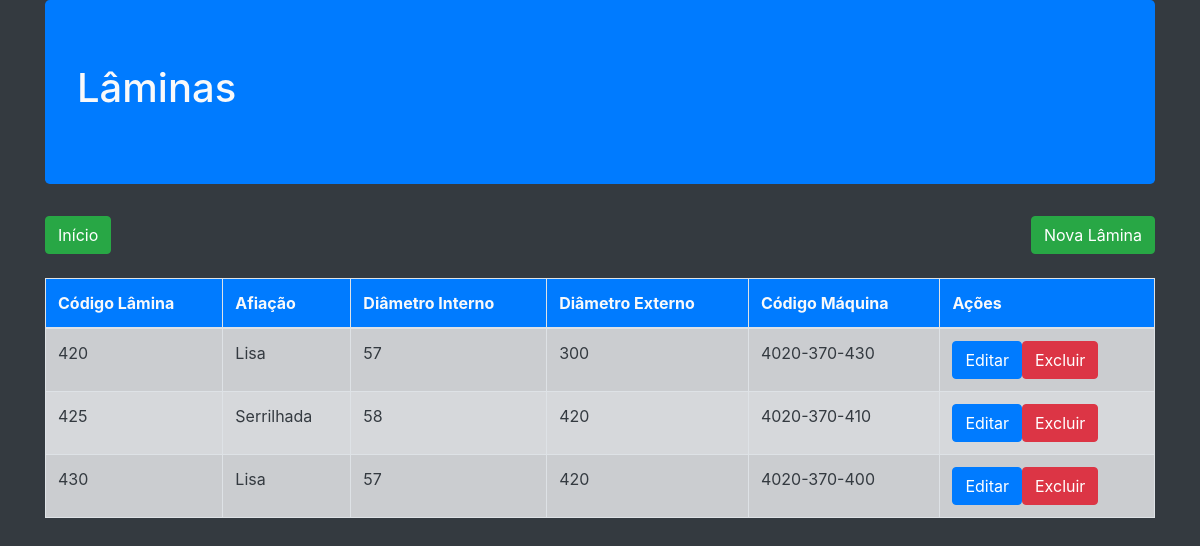
The page /Laminas/ListaLamina.php on the database its author committed.
### tables this page shows
CREATE TABLE `lamina` (
  `cod_lamina` int(11) NOT NULL,
  `afiacao` varchar(50) NOT NULL,
  `diam_externo` varchar(10) NOT NULL,
  `diam_interno` varchar(10) NOT NULL,
  `cod_maq` varchar(20) NOT NULL
);

### Vendedor/App/Db/Conexao.class.php (called while the page is built, shortened)
<?php
class Conexao{
private $table;
private $connection;
public function __construct($table=null)
{
    $this->table= $table;
}
private function Conexao(){
    $username='root';
    $password='';
   try{
        $this->connection= new PDO ('mysql:host=localhost;dbname=cadastro_maquinas',$username, $password);
        $this->connection->setAttribute(PDO::ATTR_ERRMODE,PDO::ERRMODE_EXCEPTION);
    }catch(PDOException $e){
        die('ERROR:'.$e->getMessage());
}
}
public function execute($query,$params=[]){
    try{
        $statement = $this->connection->prepare($query);
        $statement->execute($params);
        return $statement;
    }catch(PDOException $e){
        die('ERROR:'.$e->getMessage());
    }
}
public function select($where=null,$order=null,$limit=null,$fields='*'){
    $where= strlen($where)?'WHERE '.$where:'';
    $order= strlen($order)?'ORDER BY '.$order:'';
    $limit= strlen($limit)?'LIMIT '.$limit:'';
    $query='SELECT '.$fields.' FROM '.$this->table.' '.$where.' '.$order.' '.$limit;
    return $this->execute($query);
}
}
?>

### Vendedor/App/Entity/Lamina.class.php (called while the page is built, shortened)
<?php
require_once ('../Vendedor/App/Db/Conexao.class.php');
class Lamina{
public static function getLaminas($where=null,$order=null,$limit=null,$fields='*'){
return (new Conexao('lamina'))->select($where,$order,$limit,$fields)
                                ->fetchAll(PDO::FETCH_CLASS,self::class);
}
}
?>

### Laminas/ListaLamina.php (the view, shortened to what this page needs)
<?php
require ('../Vendedor/App/Entity/Lamina.class.php');
$laminas = Lamina:: getLaminas();
$imprime='';
foreach ($laminas as $lamina){
    $imprime.= '<tr>
    <td>'.$lamina->cod_lamina.'</td>
    <td>'.$lamina->afiacao.'</td>
    <td>'.$lamina->diam_interno.'</td>
    <td>'.$lamina->diam_externo.'</td>
    <td>'.$lamina->cod_maq.'</td>
    <td><a href="EditarLamina.php?lamina='.$lamina->cod_lamina.'" class="btn btn-primary">Editar</a ><a href="DeletarLamina.php?lamina='.$lamina->cod_lamina.'"  class="btn btn-danger">Excluir</a></td>
</tr>';
}
require ('./Header.php')
?>
<a class="btn btn-success mb-4 float-left" href="../index.php">Início</a>
<a class="btn btn-success mb-4 float-right" href="./CadastraLamina.php">Nova Lâmina</a>
<table class="table  table-striped table-bordered table-hover">
    <thead class="bg-primary">
        <tr>
            <th>Código Lâmina</th>
            <th>Afiação</th>
            <th>Diâmetro Interno</th>
            <th>Diâmetro Externo</th>
            <th>Código Máquina</th>
            <th>Ações</th>
        </tr>
    </thead>
    <tbody class="table-secondary text-dark">
       <?php if ($imprime=='')
       echo $imprime;?>
    </tbody>
</table>
<?php
require ('./Footer.php')
?>

### rows shown on the page
lamina: cod_lamina "420", afiacao "Lisa", diam_interno "57", diam_externo "300", cod_maq "4020-370-430"
lamina: cod_lamina "425", afiacao "Serrilhada", diam_interno "58", diam_externo "420", cod_maq "4020-370-410"
lamina: cod_lamina "430", afiacao "Lisa", diam_interno "57", diam_externo "420", cod_maq "4020-370-400"
